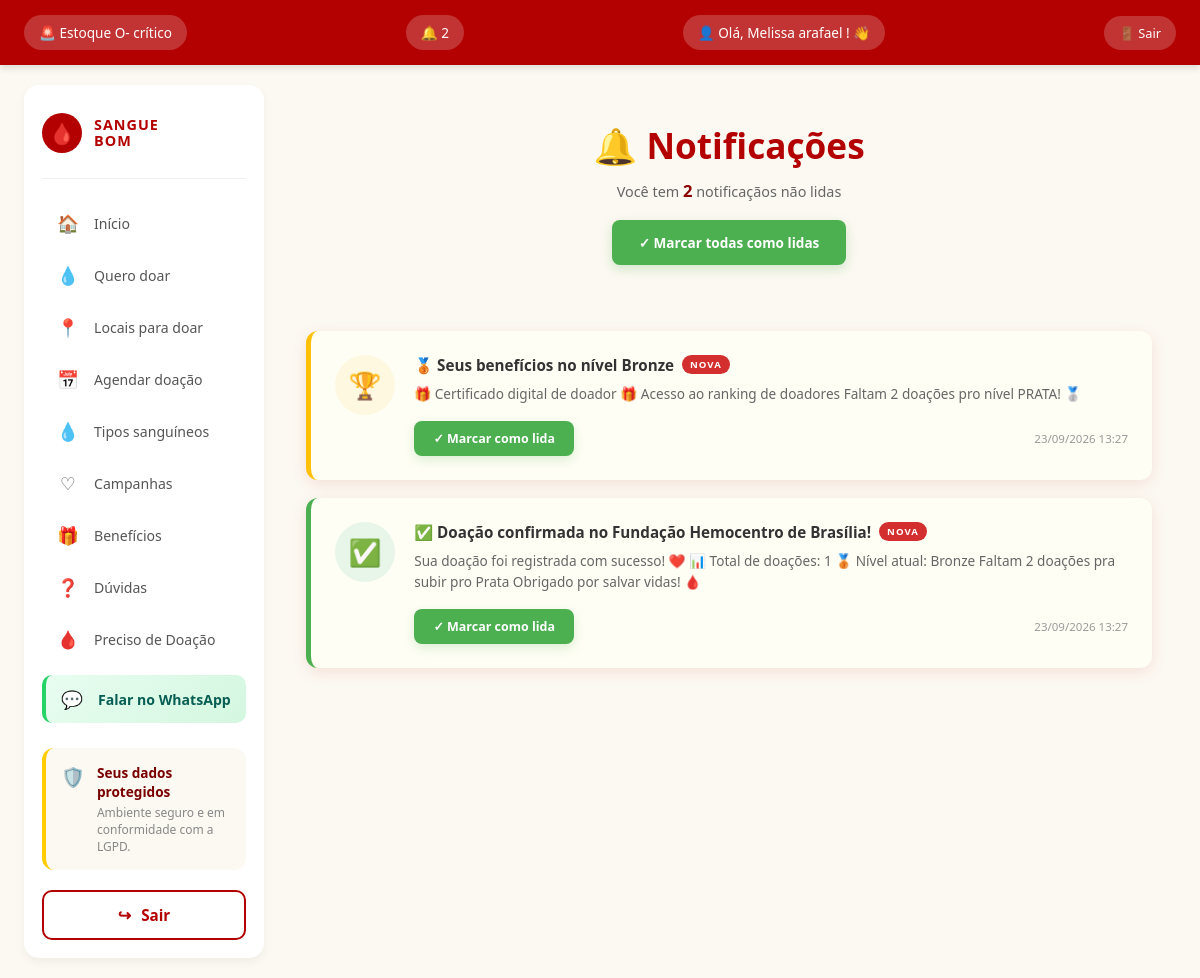
The app's page /notificacoes/ (signed in) with its own data.
### membros/models.py (models this page shows, shortened)
class Doador(models.Model):
    usuario = models.OneToOneField(
        User,
        on_delete=models.CASCADE,
        null=True,
        blank=True
    )
    nome = models.CharField(max_length=100)
    email = models.EmailField()
    cpf = models.CharField(max_length=14, unique=True, null=True, blank=True)
    telefone = models.CharField(max_length=20)
    sexo = models.CharField(max_length=20, blank=True)
    tipo_sanguineo = models.CharField(max_length=3)
    data_nascimento = models.DateField()
    cidade = models.CharField(max_length=100, blank=True)
    estado = models.CharField(max_length=2, blank=True)

class Notificacao(models.Model):
    TIPOS = [
        ('alerta', '🚨 Alerta'),
        ('lembrete', '📅 Lembrete'),
        ('campanha', '🩸 Campanha'),
        ('confirmado', '✅ Confirmação'),
        ('nivel', '🏆 Nível'),
    ]
    doador = models.ForeignKey(
        Doador,
        on_delete=models.CASCADE,
        related_name='notificacoes'
    )
    tipo = models.CharField(max_length=20, choices=TIPOS, default='alerta')
    titulo = models.CharField(max_length=200)
    mensagem = models.TextField()
    lida = models.BooleanField(default=False)
    criada_em = models.DateTimeField(auto_now_add=True)
    class Meta:
        ordering = ['-criada_em']

### membros/views.py (the view)
@login_required(login_url='login')
def notificacoes(request):
    if request.user.is_staff:
        return redirect('relatorios')
    if hasattr(request.user, 'hemocentro'):
        return redirect('painel_hemocentro')
    doador = get_object_or_404(Doador, usuario=request.user)
    notificacoes_lista = Notificacao.objects.filter(doador=doador)
    nao_lidas = notificacoes_lista.filter(lida=False).count()
    return render(request, 'notificacoes.html', {
        'notificacoes': notificacoes_lista,
        'nao_lidas': nao_lidas,
        'lateral_direita': False,
    })

### membros/context_processors.py (called while the page is built)
def notificacoes_nao_lidas(request):
    if request.user.is_authenticated:
        try:
            doador = Doador.objects.get(usuario=request.user)
            total = Notificacao.objects.filter(doador=doador, lida=False).count()
            return {'notificacoes_nao_lidas': total}
        except Doador.DoesNotExist:
            return {'notificacoes_nao_lidas': 0}
    return {'notificacoes_nao_lidas': 0}

### templates/notificacoes.html (shortened to what this page needs)
{% extends 'base.html' %}
{% load static %}
{% block content %}
    <link rel="stylesheet" href="{% static 'css/notificacoes.css' %}">
    <section class="notificacoes-header">
        <h1>🔔 Notificações</h1>
        <p>
            {% if nao_lidas > 0 %}
                Você tem <strong>{{ nao_lidas }}</strong> notificação{{ nao_lidas|pluralize }} não lida{{ nao_lidas|pluralize }}
            {% else %}
                Tudo em dia! ✅
            {% endif %}
        </p>
        {% if nao_lidas > 0 %}
            <a href="{% url 'marcar_todas_lidas' %}" class="btn-marcar-todas">
                ✓ Marcar todas como lidas
            </a>
        {% endif %}
    </section>
    <section class="notificacoes-lista">
        {% if notificacoes %}
            {% for notif in notificacoes %}
                <article class="notificacao-card {{ notif.tipo }} {% if not notif.lida %}nao-lida{% endif %}">
                    <div class="notificacao-icon">
                        {% if notif.tipo == 'alerta' %}🚨
                        {% elif notif.tipo == 'lembrete' %}📅
                        {% elif notif.tipo == 'campanha' %}🩸
                        {% elif notif.tipo == 'confirmado' %}✅
                        {% elif notif.tipo == 'nivel' %}🏆
                        {% else %}🔔{% endif %}
                    </div>
                    <div class="notificacao-conteudo">
                        <h3>
                            {{ notif.titulo }}
                            {% if not notif.lida %}
                                <span class="badge-nova">NOVA</span>
                            {% endif %}
                        </h3>
                        <p>{{ notif.mensagem }}</p>
                        <div class="notificacao-acoes">
                            {% if not notif.lida %}
                                <a href="{% url 'marcar_lida' notif.id %}" class="notificacao-btn">
                                    ✓ Marcar como lida
                                </a>
                            {% endif %}
                            <span class="notificacao-data">
                                {{ notif.criada_em|date:"d/m/Y H:i" }}
                            </span>
                        </div>
                    </div>
                </article>
            {% endfor %}
        {% else %}
            <div class="notificacoes-vazio">
                <span>🔕</span>
                <p>Você não tem notificações ainda.</p>
            </div>
        {% endif %}
    </section>
{% endblock %}

### templates/base.html (shortened to what this page needs)
{% load static %}
<!DOCTYPE html>
<html lang="pt-br">
<head>
    <link rel="stylesheet" href="{% static 'css/base.css' %}">
</head>
<body>
    <header>
        {% if not user.is_staff and not user.hemocentro %}
            <a href="{% url 'locais_para_doar' %}" class="header-alerta">
                <h2>🚨 Estoque O- crítico</h2>
            </a>
            <a href="{% url 'notificacoes' %}" class="header-sino" title="Notificações">
                <h2>
                    🔔
                    {% if notificacoes_nao_lidas > 0 %}
                        <span class="badge-sino">{{ notificacoes_nao_lidas }}</span>
                    {% endif %}
                </h2>
            </a>
        {% endif %}
        {% if user.is_authenticated %}
            <a href="{% url 'meu_perfil' %}" class="header-user" title="Meu Perfil">
                <h2>👤 Olá,
                    {% if user.is_staff %}
                        {{ user.username }}
                    {% elif user.hemocentro %}
                        {{ user.hemocentro.nome }}
                    {% elif user.doador %}
                        {{ user.doador.nome }}
                    {% elif user.first_name %}
                        {{ user.first_name }}
                    {% else %}
                        {{ user.username }}
                    {% endif %}! 👋
                </h2>
            </a>
            <a href="{% url 'logout' %}" class="header-sair">🚪 Sair</a>
        {% else %}
            <h2>👤 Olá, visitante! 👋</h2>
            <a href="{% url 'login' %}" class="header-entrar">🔐 Entrar</a>
        {% endif %}
    </header>
    <div class="app-container {% if not lateral_direita %}sem-lateral{% endif %}">
        <aside class="lateral-esquerda">
            <div class="logo-menu">
                <div class="logo-icone">🩸</div>
                <div class="logo-texto">
                    <strong>SANGUE</strong>
                    <strong>BOM</strong>
                </div>
            </div>
            <nav class="menu-nav">
                {% if not user.is_staff and not user.hemocentro %}
                    <a href="{% url 'home' %}" class="menu-item {% if request.path == '/' or request.path == '/home/' %}ativo{% endif %}">
                        <span class="menu-item-icone">🏠</span>
                        <span class="menu-item-texto">Início</span>
                    </a>
                    <a href="{% url 'quero_doar' %}" class="menu-item {% if request.path == '/quero_doar/' %}ativo{% endif %}">
                        <span class="menu-item-icone">💧</span>
                        <span class="menu-item-texto">Quero doar</span>
                    </a>
                    <a href="{% url 'locais_para_doar' %}" class="menu-item {% if request.path == '/locais_para_doar/' %}ativo{% endif %}">
                        <span class="menu-item-icone">📍</span>
                        <span class="menu-item-texto">Locais para doar</span>
                    </a>
                    <a href="{% url 'agendar_doacao' %}" class="menu-item {% if '/agendar_doacao/' in request.path or '/agendamentos/' in request.path %}ativo{% endif %}">
                        <span class="menu-item-icone">📅</span>
                        <span class="menu-item-texto">Agendar doação</span>
                    </a>
                    <a href="{% url 'tipos_sanguineos' %}" class="menu-item {% if request.path == '/tipos_sanguineos/' %}ativo{% endif %}">
                        <span class="menu-item-icone">💧</span>
                        <span class="menu-item-texto">Tipos sanguíneos</span>
                    </a>
                    <a href="{% url 'campanhas' %}" class="menu-item {% if request.path == '/campanhas/' %}ativo{% endif %}">
                        <span class="menu-item-icone">♡</span>
                        <span class="menu-item-texto">Campanhas</span>
                    </a>
                    <a href="{% url 'beneficios' %}" class="menu-item {% if request.path == '/beneficios/' %}ativo{% endif %}">
                        <span class="menu-item-icone">🎁</span>
                        <span class="menu-item-texto">Benefícios</span>
                    </a>
                    <a href="{% url 'duvidas' %}" class="menu-item {% if request.path == '/duvidas/' %}ativo{% endif %}">
                        <span class="menu-item-icone">❓</span>
                        <span class="menu-item-texto">Dúvidas</span>
                    </a>
                    <a href="{% url 'preciso_doacao' %}" class="menu-item {% if '/preciso-doacao/' in request.path %}ativo{% endif %}">
                        <span class="menu-item-icone">🩸</span>
                        <span class="menu-item-texto">Preciso de Doação</span>
                    </a>
                    <a href="https://wa.me/5561998819379?text=Ol%C3%A1!%20Tenho%20uma%20d%C3%BAvida%20sobre%20o%20Sangue%20Bom"
                       target="_blank" rel="noopener" class="menu-item menu-item-wpp">
                        <span class="menu-item-icone">💬</span>
                        <span class="menu-item-texto">Falar no WhatsApp</span>
                    </a>
                {% endif %}
            </nav>
            <div class="dados-protegidos">
                <div class="dados-protegidos-icone">🛡️</div>
                <div class="dados-protegidos-texto">
                    <strong>Seus dados protegidos</strong>
                    <p>Ambiente seguro e em conformidade com a LGPD.</p>
                </div>
            </div>
            <div class="area-btn-sair">
                {% if user.is_authenticated %}
                    <a href="{% url 'logout' %}" class="btn-sair">
                        <span class="btn-sair-icone">↪</span>
                        <span>Sair</span>
                    </a>
                {% else %}
                    <a href="{% url 'login' %}" class="btn-sair">
                        <span class="btn-sair-icone">↪</span>
                        <span>Entrar</span>
                    </a>
                {% endif %}
            </div>
        </aside>
        <main>
            {% block content %}
            {% endblock %}
        </main>
    </div>
</body>
</html>

### membros/static/css/base.css (style rules this page uses)
* { margin: 0; padding: 0; box-sizing: border-box; font-family: 'Segoe UI', Tahoma, Geneva, Verdana, sans-serif; }
html, body { width: 100%; overflow-x: hidden; }
body { background-color: #fcf9f2; color: #333; min-height: 100vh; display: flex; flex-direction: column; }
:root { --vermelho-principal: #8b0000; --vermelho-escuro: #5c0000; --vermelho-claro: #b30000; --vermelho-banner: #7a0000; --vermelho-suave: #fff5f5; --vermelho-borda: #f0e6d2; --texto-principal: #333; --texto-secundario: #666; --branco: #ffffff; }
header { background-color: var(--vermelho-claro); color: white; display: flex; justify-content: space-between; align-items: center; padding: 15px clamp(16px, 2vw, 40px); box-shadow: 0 4px 6px rgba(0,0,0,0.1); gap: 15px; flex-wrap: wrap; }
header h2 { font-size: clamp(0.85rem, 1.1vw, 1.15rem); font-weight: 500; }
header a { color: white; text-decoration: none; background-color: rgba(255,255,255,0.2); padding: 8px 15px; border-radius: 20px; transition: 0.3s; font-size: clamp(0.8rem, 1vw, 0.95rem); }
.app-container { display: grid; grid-template-columns: clamp(220px, 18vw, 320px) minmax(0, 1fr) clamp(280px, 20vw, 380px); gap: clamp(16px, 1.5vw, 32px); width: 100%; max-width: 100%; margin: 20px auto; padding: 0 clamp(16px, 2vw, 48px); flex: 1; align-items: stretch; }
.app-container.sem-lateral { grid-template-columns: clamp(220px, 18vw, 320px) minmax(0, 1fr); }
.lateral-esquerda { background-color: white; padding: clamp(16px, 1.5vw, 28px); border-radius: 15px; box-shadow: 0 4px 10px rgba(0,0,0,0.05); display: flex; flex-direction: column; position: sticky; top: 15px; min-height: calc(100vh - 120px); align-self: stretch; }
.logo-menu { display: flex; align-items: center; gap: 12px; padding: 10px 0 25px 0; border-bottom: 1px solid #f0f0f0; margin-bottom: 20px; }
.logo-icone { width: clamp(40px, 3vw, 55px); height: clamp(40px, 3vw, 55px); background-color: var(--vermelho-claro); border-radius: 50%; display: flex; align-items: center; justify-content: center; font-size: clamp(1.3rem, 1.5vw, 1.7rem); flex-shrink: 0; }
.logo-texto { display: flex; flex-direction: column; line-height: 1.1; }
.logo-texto strong { color: var(--vermelho-claro); font-size: clamp(0.9rem, 1vw, 1.15rem); font-weight: 800; letter-spacing: 1px; }
.menu-nav { display: flex; flex-direction: column; gap: 4px; flex-grow: 0; }
.menu-item { display: flex; align-items: center; gap: 15px; padding: 12px 15px; border-radius: 10px; text-decoration: none; color: #555; font-weight: 500; font-size: clamp(0.88rem, 0.95vw, 1rem); transition: 0.3s; }
.menu-item-icone { font-size: 1.1rem; width: 22px; text-align: center; flex-shrink: 0; }
.menu-item-texto { flex: 1; }
.dados-protegidos { background-color: #fcf9f2; padding: 15px; border-radius: 12px; margin-top: 25px; margin-bottom: 0; display: flex; gap: 12px; border-left: 4px solid #ffcc00; align-items: flex-start; }
.dados-protegidos-icone { font-size: 1.2rem; flex-shrink: 0; }
.dados-protegidos-texto strong { color: var(--vermelho-banner); font-size: 0.85rem; display: block; margin-bottom: 4px; }
.dados-protegidos-texto p { color: #888; font-size: 0.75rem; line-height: 1.4; margin: 0; }
.area-btn-sair { margin-top: auto; padding-top: 20px; width: 100%; }
.btn-sair { display: flex; align-items: center; justify-content: center; gap: 10px; background-color: white; color: var(--vermelho-claro); border: 2px solid var(--vermelho-claro); padding: 12px 20px; border-radius: 10px; text-decoration: none; font-weight: bold; font-size: 0.95rem; transition: 0.3s; width: 100%; }
.btn-sair-icone { font-size: 1rem; }
main { display: flex; flex-direction: column; gap: clamp(25px, 2.5vw, 40px); min-width: 0; }
.menu-item-wpp { background: linear-gradient(135deg, #e8fdf0, #d4f7e0) !important; border-left: 4px solid #25d366 !important; margin-top: 8px !important; transition: all 0.3s; }
.menu-item-wpp .menu-item-icone { color: #25d366; }
.menu-item-wpp .menu-item-texto { color: #075e54 !important; font-weight: 700; }
@media (max-width: 1200px) { .app-container { grid-template-columns: clamp(200px, 20vw, 260px) minmax(0, 1fr); } }
@media (max-width: 1200px) { .app-container.sem-lateral { grid-template-columns: clamp(200px, 20vw, 260px) minmax(0, 1fr); } }

### records on screen
Notificacao: titulo "🥉 Seus benefícios no nível Bronze", lida "NOVA", mensagem "🎁 Certificado digital de doador 🎁 Acesso ao ranking de doadores Faltam 2 doações pro nível PRATA! 🥈", criada_em "23/09/2026 13:27"
Notificacao: titulo "✅ Doação confirmada no Fundação Hemocentro de Brasília!", lida "NOVA", mensagem "Sua doação foi registrada com sucesso! ❤️ 📊 Total de doações: 1 🥉 Nível atual: Bronze Faltam 2 doações pra subir pro Prata Obrigado por salvar vidas! 🩸", criada_em "23/09/2026 13:27"

### other values on screen
{{ notificacoes_nao_lidas }} "2"
{{ user.doador.nome }} "Melissa arafael"
{{ nao_lidas }} "2"
